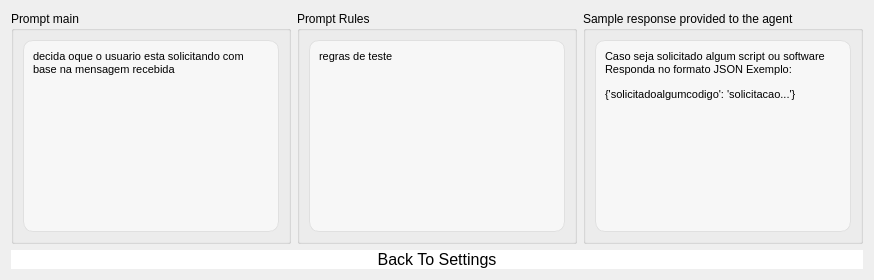
          <widget class="QWidget" name="page_7">
           <layout class="QGridLayout" name="gridLayout_26">
            <item row="0" column="0">
             <widget class="QGroupBox" name="groupBox_5">
              <property name="title">
               <string>Prompt main</string>
              </property>
              <layout class="QGridLayout" name="gridLayout_19">
               <item row="0" column="0">
                <widget class="QTextEdit" name="Promptmain">
                 <property name="sizePolicy">
                  <sizepolicy hsizetype="Fixed" vsizetype="Minimum">
                   <horstretch>0</horstretch>
                   <verstretch>0</verstretch>
                  </sizepolicy>
                 </property>
                 <property name="minimumSize">
                  <size>
                   <width>0</width>
                   <height>0</height>
                  </size>
                 </property>
                 <property name="maximumSize">
                  <size>
                   <width>16777215</width>
                   <height>16777215</height>
                  </size>
                 </property>
                 <property name="styleSheet">
                  <string notr="true">            QTextEdit {
                border: 1px solid #E0E0E0;
                padding: 5px;
                border-radius: 10px;
                background-color: #F7F7F7;
                color: black;  /* Cor do texto alterada para preto */
            }</string>
                 </property>
                 <property name="html">
                  <string>&lt;!DOCTYPE HTML PUBLIC &quot;-//W3C//DTD HTML 4.0//EN&quot; &quot;http://www.w3.org/TR/REC-html40/strict.dtd&quot;&gt;
&lt;html&gt;&lt;head&gt;&lt;meta name=&quot;qrichtext&quot; content=&quot;1&quot; /&gt;&lt;style type=&quot;text/css&quot;&gt;
p, li { white-space: pre-wrap; }
&lt;/style&gt;&lt;/head&gt;&lt;body style=&quot; font-family:'MS Shell Dlg 2'; font-size:8.25pt; font-weight:400; font-style:normal;&quot;&gt;
&lt;p style=&quot; margin-top:0px; margin-bottom:0px; margin-left:0px; margin-right:0px; -qt-block-indent:0; text-indent:0px;&quot;&gt;decida oque o usuario esta solicitando com base na mensagem recebida&lt;/p&gt;&lt;/body&gt;&lt;/html&gt;</string>
                 </property>
                 <property name="placeholderText">
                  <string/>
                 </property>
                </widget>
               </item>
              </layout>
             </widget>
            </item>
            <item row="0" column="1">
             <widget class="QGroupBox" name="groupBox_7">
              <property name="title">
               <string>Prompt Rules</string>
              </property>
              <layout class="QGridLayout" name="gridLayout_21">
               <item row="0" column="0">
                <widget class="QTextEdit" name="PromptRules">
                 <property name="sizePolicy">
                  <sizepolicy hsizetype="Fixed" vsizetype="Minimum">
                   <horstretch>0</horstretch>
                   <verstretch>0</verstretch>
                  </sizepolicy>
                 </property>
                 <property name="minimumSize">
                  <size>
                   <width>0</width>
                   <height>0</height>
                  </size>
                 </property>
                 <property name="maximumSize">
                  <size>
                   <width>16777215</width>
                   <height>16777215</height>
                  </size>
                 </property>
                 <property name="styleSheet">
                  <string notr="true">            QTextEdit {
                border: 1px solid #E0E0E0;
                padding: 5px;
                border-radius: 10px;
                background-color: #F7F7F7;
                color: black;  /* Cor do texto alterada para preto */
            }</string>
                 </property>
                 <property name="html">
                  <string>&lt;!DOCTYPE HTML PUBLIC &quot;-//W3C//DTD HTML 4.0//EN&quot; &quot;http://www.w3.org/TR/REC-html40/strict.dtd&quot;&gt;
&lt;html&gt;&lt;head&gt;&lt;meta name=&quot;qrichtext&quot; content=&quot;1&quot; /&gt;&lt;style type=&quot;text/css&quot;&gt;
p, li { white-space: pre-wrap; }
&lt;/style&gt;&lt;/head&gt;&lt;body style=&quot; font-family:'MS Shell Dlg 2'; font-size:8.25pt; font-weight:400; font-style:normal;&quot;&gt;
&lt;p style=&quot; margin-top:0px; margin-bottom:0px; margin-left:0px; margin-right:0px; -qt-block-indent:0; text-indent:0px;&quot;&gt;regras de teste&lt;/p&gt;&lt;/body&gt;&lt;/html&gt;</string>
                 </property>
                 <property name="placeholderText">
                  <string/>
                 </property>
                </widget>
               </item>
              </layout>
             </widget>
            </item>
            <item row="0" column="2">
             <widget class="QGroupBox" name="groupBox_6">
              <property name="title">
               <string>Sample response provided to the agent</string>
              </property>
              <layout class="QGridLayout" name="gridLayout_20">
               <item row="0" column="0">
                <widget class="QTextEdit" name="PromptExample">
                 <property name="sizePolicy">
                  <sizepolicy hsizetype="Fixed" vsizetype="Minimum">
                   <horstretch>0</horstretch>
                   <verstretch>0</verstretch>
                  </sizepolicy>
                 </property>
                 <property name="minimumSize">
                  <size>
                   <width>0</width>
                   <height>0</height>
                  </size>
                 </property>
                 <property name="maximumSize">
                  <size>
                   <width>16777215</width>
                   <height>16777215</height>
                  </size>
                 </property>
                 <property name="styleSheet">
                  <string notr="true">            QTextEdit {
                border: 1px solid #E0E0E0;
                padding: 5px;
                border-radius: 10px;
                background-color: #F7F7F7;
                color: black;  /* Cor do texto alterada para preto */
            }</string>
                 </property>
                 <property name="html">
                  <string>&lt;!DOCTYPE HTML PUBLIC &quot;-//W3C//DTD HTML 4.0//EN&quot; &quot;http://www.w3.org/TR/REC-html40/strict.dtd&quot;&gt;
&lt;html&gt;&lt;head&gt;&lt;meta name=&quot;qrichtext&quot; content=&quot;1&quot; /&gt;&lt;style type=&quot;text/css&quot;&gt;
p, li { white-space: pre-wrap; }
&lt;/style&gt;&lt;/head&gt;&lt;body style=&quot; font-family:'MS Shell Dlg 2'; font-size:8.25pt; font-weight:400; font-style:normal;&quot;&gt;
&lt;p style=&quot; margin-top:12px; margin-bottom:12px; margin-left:0px; margin-right:0px; -qt-block-indent:0; text-indent:0px;&quot;&gt;&lt;span style=&quot; font-size:8pt;&quot;&gt;Caso seja solicitado algum script ou software Responda no formato JSON Exemplo:&lt;/span&gt;&lt;/p&gt;
&lt;p style=&quot; margin-top:12px; margin-bottom:12px; margin-left:0px; margin-right:0px; -qt-block-indent:0; text-indent:0px;&quot;&gt;&lt;span style=&quot; font-size:8pt;&quot;&gt;{'solicitadoalgumcodigo': 'solicitacao...'} &lt;/span&gt;&lt;/p&gt;&lt;/body&gt;&lt;/html&gt;</string>
                 </property>
                 <property name="placeholderText">
                  <string/>
                 </property>
                </widget>
               </item>
              </layout>
             </widget>
            </item>
            <item row="1" column="0" colspan="3">
             <widget class="QPushButton" name="BackToSettings">
              <property name="font">
               <font>
                <family>MS Shell Dlg 2</family>
                <pointsize>-1</pointsize>
               </font>
              </property>
              <property name="styleSheet">
               <string notr="true">            QPushButton {
                background-color: white;

                border-radius: 13px;  /* Borda arredondada (círculo) */
                color: black;  /* Cor do texto alterada para preto */
                font-size: 16px;  /* Ajuste do tamanho do ícone */
            }
            QPushButton:hover {
                background-color: #EDEDED;
            }
            QPushButton:pressed {
                background-color: #DCDCDC;
            }
</string>
              </property>
              <property name="text">
               <string>Back To Settings</string>
              </property>
              <property name="icon">
               <iconset resource="../Qss/icons/_icons.qrc">
                <normaloff>:/material_design/icons/material_design/arrow_back.png</normaloff>:/material_design/icons/material_design/arrow_back.png</iconset>
              </property>
              <property name="iconSize">
               <size>
                <width>39</width>
                <height>29</height>
               </size>
              </property>
             </widget>
            </item>
           </layout>
          </widget>
